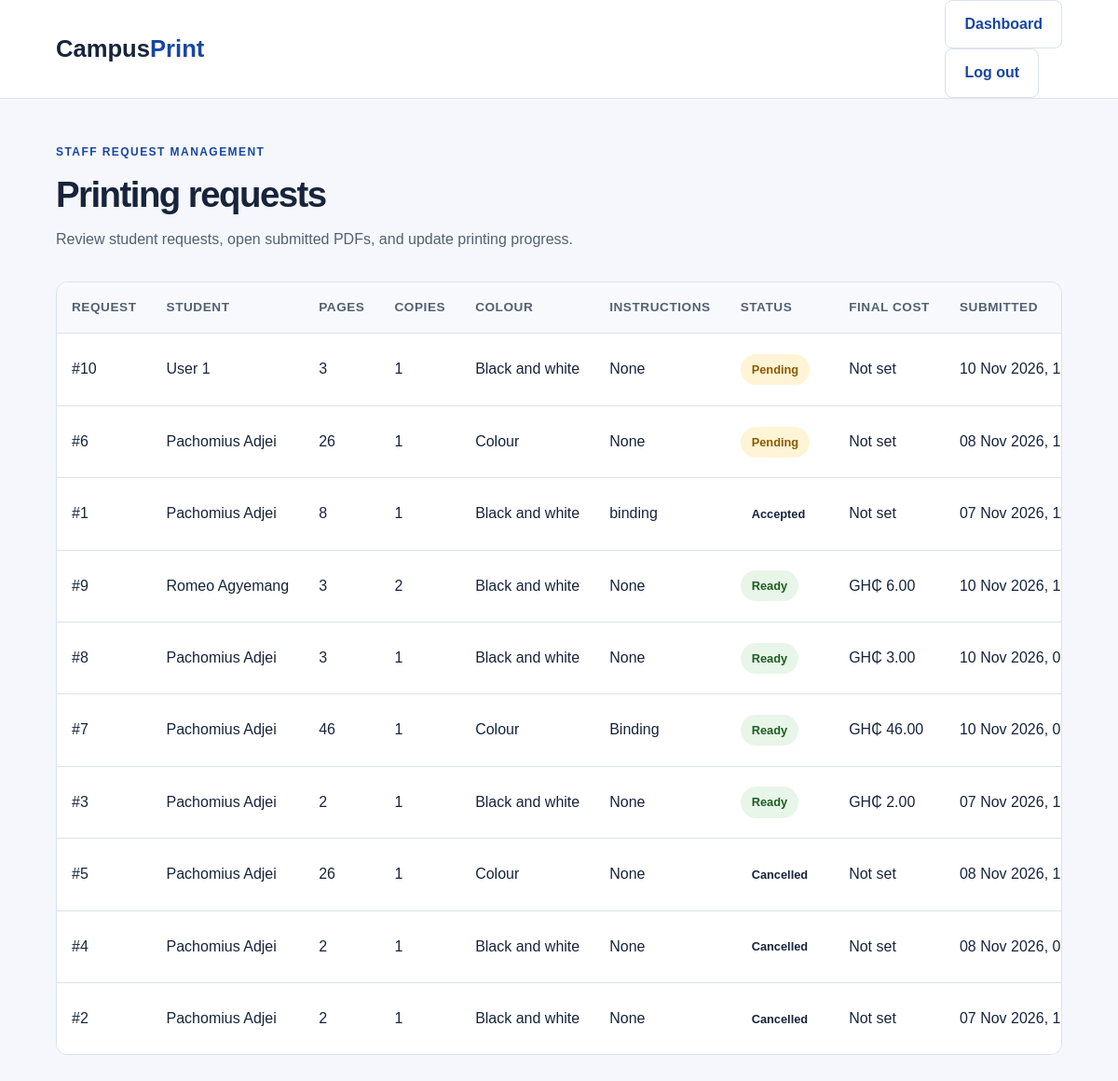
Page /staff-request.php (signed in) on the committed database.
### tables this page shows
CREATE TABLE `print_requests` (
  `id` int(10) UNSIGNED NOT NULL,
  `student_id` int(10) UNSIGNED NOT NULL,
  `rate_id` int(10) UNSIGNED NOT NULL,
  `print_type` varchar(30) NOT NULL DEFAULT 'document',
  `original_filename` varchar(255) NOT NULL,
  `stored_filename` varchar(255) NOT NULL,
  `page_count` int(10) UNSIGNED NOT NULL,
  `copies` int(10) UNSIGNED NOT NULL DEFAULT 1,
  `color_mode` enum('black_white','colour') NOT NULL DEFAULT 'black_white',
  `sides` enum('single','double') NOT NULL,
  `instructions` text DEFAULT NULL,
  `estimated_cost` decimal(10,2) NOT NULL,
  `final_cost` decimal(10,2) DEFAULT NULL,
  `status` enum('pending','accepted','printing','ready','collected','cancelled','rejected') NOT NULL DEFAULT 'pending',
  `rejection_reason` text DEFAULT NULL,
  `created_at` timestamp NOT NULL DEFAULT current_timestamp(),
  `updated_at` timestamp NOT NULL DEFAULT current_timestamp() ON UPDATE current_timestamp()
);

CREATE TABLE `users` (
  `id` int(10) UNSIGNED NOT NULL,
  `name` varchar(100) NOT NULL,
  `email` varchar(150) NOT NULL,
  `password_hash` varchar(255) NOT NULL,
  `role` enum('student','staff') NOT NULL DEFAULT 'student',
  `created_at` timestamp NOT NULL DEFAULT current_timestamp()
);

### includes/auth.php (called while the page is built, shortened)
<?php
function escape(string $value): string
{
    return htmlspecialchars($value, ENT_QUOTES, 'UTF-8');
}

### staff-request.php (the view, shortened to what this page needs)
<?php
require_once __DIR__ . '/includes/auth.php';
require_once __DIR__ . '/config/database.php';
$statement = $pdo->prepare(
    "SELECT
        pr.id,
        pr.page_count,
        pr.copies,
        pr.print_type,
        pr.color_mode,
        pr.instructions,
        pr.stored_filename,
        pr.status,
        pr.final_cost,
        pr.created_at,
        u.name AS student_name
     FROM print_requests pr
     INNER JOIN users u
         ON u.id = pr.student_id
     ORDER BY
        FIELD(pr.status, 'pending', 'accepted', 'printing', 'ready', 'collected', 'cancelled', 'rejected'),
        pr.created_at DESC"
);
$statement->execute();
$requests = $statement->fetchAll();
?>
<!DOCTYPE html>
<html lang="en">
<head>
    <link rel="stylesheet" href="style.css">
</head>
<body>
    <header class="site-header">
        <div class="container header-content">
            <a class="logo" href="index.php">
                Campus<span>Print</span>
            </a>
            <div class="header-actions">
                <a class="button button-secondary" href="dashboard.php">
                    Dashboard
                </a>
                <form action="logout.php" method="post">
                    <button class="button button-secondary" type="submit">
                        Log out
                    </button>
                </form>
            </div>
        </div>
    </header>
    <main class="requests-page">
        <div class="container">
            <p class="eyebrow">STAFF REQUEST MANAGEMENT</p>
            <h1 class="page-heading">Printing requests</h1>
            <p class="page-description">
                Review student requests, open submitted PDFs, and update printing progress.
            </p>
            <?php if ($requests === []): ?>
                <div class="empty-state">
                    <h2>No requests yet</h2>
                    <p>
                        No student has submitted a printing request.
                    </p>
                </div>
            <?php else: ?>
                <div class="requests-table-wrapper">
                    <table class="requests-table staff-table">
                        <thead>
                            <tr>
                                <th>Request</th>
                                <th>Student</th>
                                <th>Pages</th>
                                <th>Copies</th>
                                <th>Colour</th>
                                <th>Instructions</th>
                                <th>Status</th>
                                <th>Final cost</th>
                                <th>Submitted</th>
                            </tr>
                        </thead>
                        <tbody>
                            <?php foreach ($requests as $request): ?>
                                <tr>
                                    <td>#<?= (int) $request['id'] ?></td>
                                    <td><?= escape($request['student_name']) ?></td>
                                    <td><?= (int) $request['page_count'] ?></td>
                                    <td><?= (int) $request['copies'] ?></td>
                                    <td>
                                        <?= $request['color_mode'] === 'colour'
                                            ? 'Colour'
                                            : 'Black and white' ?>
                                    </td>
                                    <td class="instructions-cell">
                                        <?= escape($request['instructions'] ?: 'None') ?>
                                    </td>
                                    <td>
                                        <span class="status-badge status-<?= escape($request['status']) ?>">
                                            <?= escape(ucfirst($request['status'])) ?>
                                        </span>
                                    </td>
                                    <td>
                                         <?= $request['final_cost'] !== null
                                         ? 'GH₵ ' . number_format((float) $request['final_cost'], 2)
                                            : 'Not set' ?>
                                     </td>
                                    <td>
                                        <?= escape(
                                            date(
                                                'd M Y, H:i',
                                                strtotime($request['created_at'])
                                            )
                                        ) ?>
                                    </td>
                                </tr>
                            <?php endforeach; ?>
                        </tbody>
                    </table>
                </div>
            <?php endif; ?>
        </div>
    </main>
</body>
</html>

### style.css (style rules this page uses)
:root { --primary: #1746a2; --primary-dark: #103477; --text: #17243b; --muted: #526174; --background: #f5f7fc; --border: #dbe2ed; --white: #ffffff; }
* { box-sizing: border-box; }
html { scroll-behavior: smooth; }
body { margin: 0; font-family: Arial, Helvetica, sans-serif; color: var(--text); background: var(--white); line-height: 1.65; }
a { color: inherit; }
button, input, select { font: inherit; }
button, a, input, select { -webkit-tap-highlight-color: transparent; }
.container { width: min(1120px, 90%); margin-inline: auto; }
.site-header { background: var(--white); border-bottom: 1px solid var(--border); }
.header-content { min-height: 82px; display: flex; align-items: center; justify-content: space-between; gap: 24px; }
.logo { font-size: 1.6rem; font-weight: 800; text-decoration: none; }
.logo span { color: var(--primary); }
.eyebrow { margin: 0 0 12px; font-size: 0.75rem; font-weight: 800; letter-spacing: 0.12em; color: var(--primary); }
h1, h2, h3 { line-height: 1.2; }
h1 { margin: 0 0 24px; font-size: clamp(2.3rem, 4.5vw, 3.7rem); letter-spacing: -0.04em; }
p { margin-top: 0; }
.button { display: inline-flex; align-items: center; justify-content: center; padding: 12px 20px; border: 1px solid transparent; border-radius: 8px; text-align: center; text-decoration: none; font-weight: 700; cursor: pointer; }
.button-secondary { color: var(--primary); background: var(--white); border-color: var(--border); }
.requests-page { min-height: calc(100vh - 82px); padding: 48px 0; background: var(--background); }
.page-heading { margin-bottom: 12px; font-size: clamp(1.8rem, 4vw, 2.4rem); }
.page-description { margin-bottom: 32px; color: var(--muted); }
.requests-table-wrapper { overflow-x: auto; border: 1px solid var(--border); border-radius: 12px; background: var(--white); }
.requests-table { width: 100%; min-width: 900px; border-collapse: collapse; }
.requests-table th, .requests-table td { padding: 16px; border-bottom: 1px solid var(--border); text-align: left; white-space: nowrap; }
.requests-table th { background: #f7f9fc; font-size: 0.85rem; text-transform: uppercase; letter-spacing: 0.04em; color: var(--muted); }
.requests-table tbody tr:last-child td { border-bottom: none; }
.status-badge { display: inline-block; padding: 6px 12px; border-radius: 999px; font-size: 0.8rem; font-weight: 700; }
.status-pending { background: #fff4d6; color: #8a5a00; }
.status-ready { background: #e8f5e9; color: #1b5e20; }
.staff-table { min-width: 1250px; }
.instructions-cell { max-width: 240px; white-space: normal; }

### rows in the picture
print_requests: id "10", student.name "User 1", page_count "3", copies "1", color_mode "Black and white", instructions "None", status "Pending", shows "Not set", created_at "10 Nov 2026,…"
print_requests: id "6", student.name "Pachomius Adjei", page_count "26", copies "1", color_mode "Colour", instructions "None", status "Pending", shows "Not set", created_at "08 Nov 2026,…"
print_requests: id "1", student.name "Pachomius Adjei", page_count "8", copies "1", color_mode "Black and white", instructions "binding", status "Accepted", shows "Not set", created_at "07 Nov 2026,…"
print_requests: id "9", student.name "Romeo Agyemang", page_count "3", copies "2", color_mode "Black and white", instructions "None", status "Ready", final_cost "6.00", created_at "10 Nov 2026,…"
print_requests: id "8", student.name "Pachomius Adjei", page_count "3", copies "1", color_mode "Black and white", instructions "None", status "Ready", final_cost "3.00", created_at "10 Nov 2026,…"
print_requests: id "7", student.name "Pachomius Adjei", page_count "46", copies "1", color_mode "Colour", instructions "Binding", status "Ready", final_cost "46.00", created_at "10 Nov 2026,…"
print_requests: id "3", student.name "Pachomius Adjei", page_count "2", copies "1", color_mode "Black and white", instructions "None", status "Ready", final_cost "2.00", created_at "07 Nov 2026,…"
print_requests: id "5", student.name "Pachomius Adjei", page_count "26", copies "1", color_mode "Colour", instructions "None", status "Cancelled", shows "Not set", created_at "08 Nov 2026,…"
print_requests: id "4", student.name "Pachomius Adjei", page_count "2", copies "1", color_mode "Black and white", instructions "None", status "Cancelled", shows "Not set", created_at "08 Nov 2026,…"
print_requests: id "2", student.name "Pachomius Adjei", page_count "2", copies "1", color_mode "Black and white", instructions "None", status "Cancelled", shows "Not set", created_at "07 Nov 2026,…"
